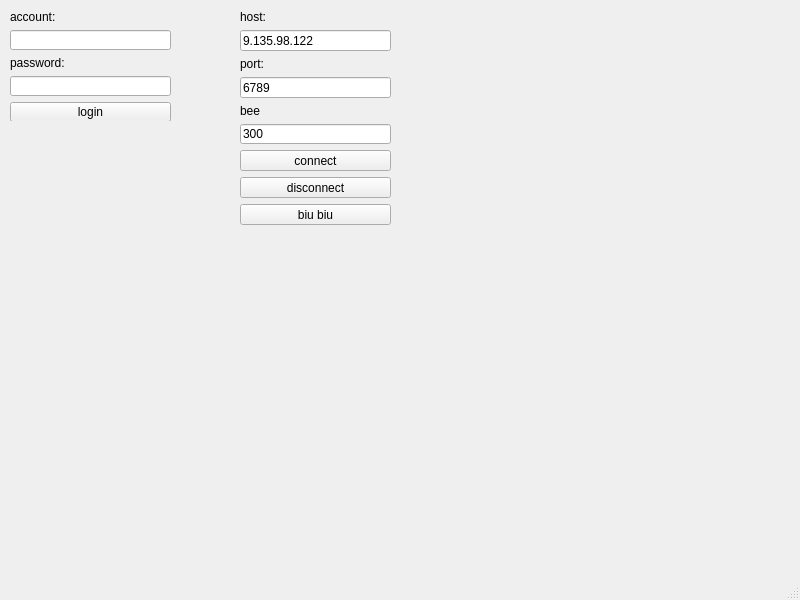
<?xml version="1.0" encoding="UTF-8"?>
<ui version="4.0">
 <class>MainWindow</class>
 <widget class="QMainWindow" name="MainWindow">
  <property name="geometry">
   <rect>
    <x>0</x>
    <y>0</y>
    <width>800</width>
    <height>600</height>
   </rect>
  </property>
  <property name="windowTitle">
   <string>MainWindow</string>
  </property>
  <widget class="QWidget" name="centralwidget">
   <widget class="QWidget" name="">
    <property name="geometry">
     <rect>
      <x>10</x>
      <y>10</y>
      <width>161</width>
      <height>111</height>
     </rect>
    </property>
    <layout class="QVBoxLayout" name="verticalLayout">
     <item>
      <widget class="QLabel" name="label">
       <property name="text">
        <string>account:</string>
       </property>
      </widget>
     </item>
     <item>
      <widget class="QLineEdit" name="name_edit"/>
     </item>
     <item>
      <widget class="QLabel" name="label_2">
       <property name="text">
        <string>password:</string>
       </property>
      </widget>
     </item>
     <item>
      <widget class="QLineEdit" name="pass_edit"/>
     </item>
     <item>
      <widget class="QPushButton" name="login_btn">
       <property name="text">
        <string>login</string>
       </property>
      </widget>
     </item>
    </layout>
   </widget>
   <widget class="QWidget" name="">
    <property name="geometry">
     <rect>
      <x>240</x>
      <y>10</y>
      <width>151</width>
      <height>215</height>
     </rect>
    </property>
    <layout class="QVBoxLayout" name="verticalLayout_2">
     <item>
      <widget class="QLabel" name="label_3">
       <property name="text">
        <string>host:</string>
       </property>
      </widget>
     </item>
     <item>
      <widget class="QLineEdit" name="host_edit">
       <property name="text">
        <string>9.135.98.122</string>
       </property>
      </widget>
     </item>
     <item>
      <widget class="QLabel" name="label_4">
       <property name="text">
        <string>port:</string>
       </property>
      </widget>
     </item>
     <item>
      <widget class="QLineEdit" name="port_edit">
       <property name="text">
        <string>6789</string>
       </property>
      </widget>
     </item>
     <item>
      <widget class="QLabel" name="label_5">
       <property name="text">
        <string>bee</string>
       </property>
      </widget>
     </item>
     <item>
      <widget class="QLineEdit" name="bee_edit">
       <property name="text">
        <string>300</string>
       </property>
      </widget>
     </item>
     <item>
      <widget class="QPushButton" name="conn_btn">
       <property name="text">
        <string>connect</string>
       </property>
      </widget>
     </item>
     <item>
      <widget class="QPushButton" name="disconn_btn">
       <property name="text">
        <string>disconnect</string>
       </property>
      </widget>
     </item>
     <item>
      <widget class="QPushButton" name="biu_btn">
       <property name="text">
        <string>biu biu</string>
       </property>
      </widget>
     </item>
    </layout>
   </widget>
  </widget>
  <widget class="QMenuBar" name="menubar">
   <property name="geometry">
    <rect>
     <x>0</x>
     <y>0</y>
     <width>800</width>
     <height>23</height>
    </rect>
   </property>
  </widget>
  <widget class="QStatusBar" name="statusbar"/>
 </widget>
 <resources/>
 <connections/>
</ui>
